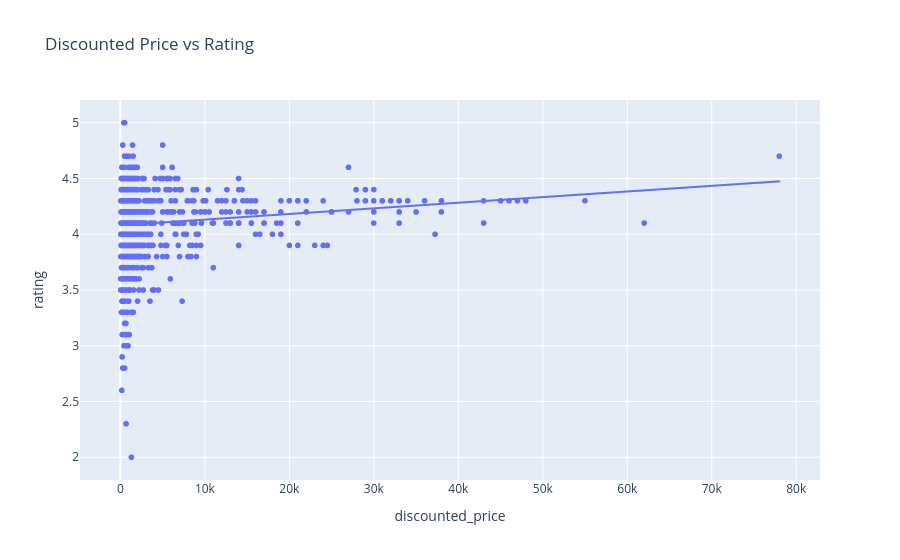

Notebook code for this chart:
### Markdown cell above
## 6. Bivariate Analysis

### 6a. Numeric vs Numeric

### Code cell
fig = px.scatter(clean_df, x='discounted_price', y='rating', trendline='ols',
                  title='Discounted Price vs Rating')
fig.show()

### Figure 1 — Plotly figure (JSON) as saved in the notebook; plotly's stock layout.template omitted (floating-point values rounded to 4 significant figures; data arrays with more than 128 entries replaced by an {"elided": "..."} marker saying what was removed)
{"data": [{"hovertemplate": "discounted_price=%{x}<br>rating=%{y}<extra></extra>", "legendgroup": "", "marker": {"color": "#636efa", "symbol": "circle"}, "mode": "markers", "name": "", "showlegend": false, "type": "scattergl", "x": {"elided": "1462 float values"}, "xaxis": "x", "y": {"elided": "1462 float values"}, "yaxis": "y"}, {"hovertemplate": "<b>OLS trendline</b><br>rating = 5.04526e-06 * discounted_price + 4.08093<br>R<sup>2</sup>=0.014673<br><br>discounted_price=%{x}<br>rating=%{y} <b>(trend)</b><extra></extra>", "legendgroup": "", "marker": {"color": "#636efa", "symbol": "circle"}, "mode": "lines", "name": "", "showlegend": false, "type": "scattergl", "x": {"elided": "1462 float values"}, "xaxis": "x", "y": {"elided": "1462 float values"}, "yaxis": "y"}], "layout": {"legend": {"tracegroupgap": 0}, "title": {"text": "Discounted Price vs Rating"}, "xaxis": {"anchor": "y", "domain": [0, 1], "title": {"text": "discounted_price"}}, "yaxis": {"anchor": "x", "domain": [0, 1], "title": {"text": "rating"}}}}
